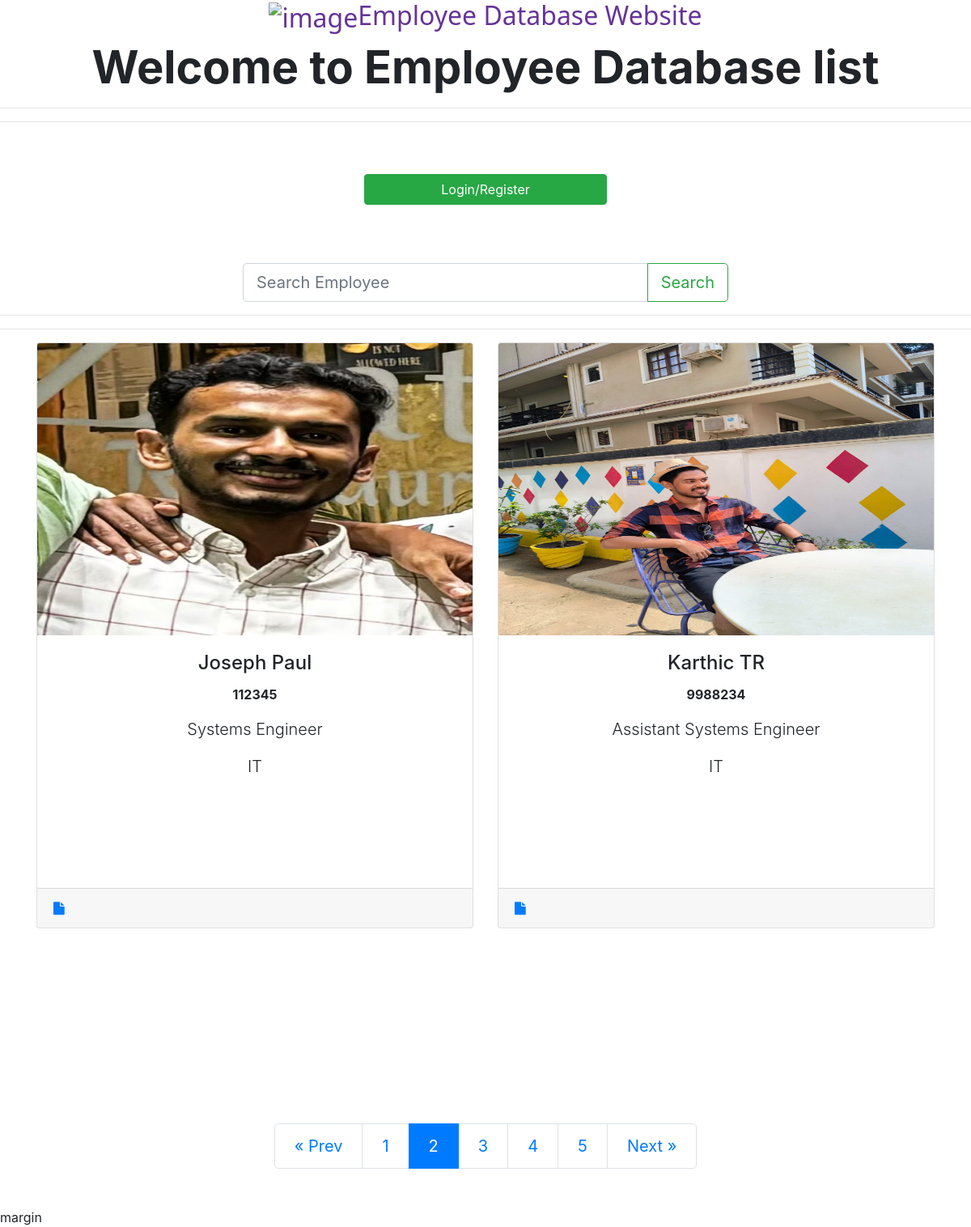
Screenshot of /?page=2 with the database file from the repository.
### EmployeeDbase/models.py (models this page shows, shortened)
class EmployeeDatabase(models.Model):
    user = models.OneToOneField(User, on_delete=models.CASCADE, null=True, blank=True)
    name = models.CharField(max_length=25, null=True, blank=True)
    employee_id = models.IntegerField(null=True, blank=True)
    designation = models.CharField(max_length=50, null=True, blank=True)
    department = models.CharField(max_length=50, null=True, blank=True)
    salaryLPA = models.IntegerField(null=True, blank=True)
    experience_tuple = (
        ('0',"Beginner"),
        ('1',"1 year"),
        ('2',"2 years"),
        ('3',"3 years"),
        ('4',"more than 3 years")
    )
    profile_img = models.ImageField(null=True, blank=True, default='employee_logo.jpg')
    total_experience = models.CharField(max_length=30,choices=experience_tuple, null=True, blank=True)
    skillset = models.ManyToManyField('SkillSet', null=True, blank=True)
    created_timestamp = models.DateTimeField(auto_now_add=True)
    id = models.UUIDField(default=uuid.uuid4, unique=True, primary_key=True, editable=False)
    class Meta:
        ordering = ['created_timestamp']

### EmployeeDbase/views.py (the view)
# urls.py: path('', views.callHomePage, name="Home"),
def callHomePage(request):
    EmployeeDatabaseItem, search_query = SerachItem(request)
    EmployeeDatabaseItem, custom_range, paginator = Paginate(request, EmployeeDatabaseItem)
    return render(request, 'EmployeeDbase/Homepage.html',
                  {'employee_datas':EmployeeDatabaseItem, 'search_query':search_query, 'paginator':paginator, 'custom_range':custom_range})

### EmployeeDbase/utils.py (called while the page is built)
def SerachItem(request):
    search_query = ''
    if request.GET.get('search_query'):
        search_query = request.GET.get('search_query')
    EmployeeDatabaseItem = EmployeeDatabase.objects.distinct().filter(Q(name__icontains=search_query) | Q(employee_id__startswith=search_query)
                                                           |Q(designation__startswith=search_query))
    return EmployeeDatabaseItem, search_query

def Paginate(request, EmployeeDatabaseItem):
    page = request.GET.get('page')
    no_of_items = 2
    paginator = Paginator(EmployeeDatabaseItem, no_of_items)
    try:
        EmployeeDatabaseItem = paginator.page(page)
    except PageNotAnInteger:
        page = 1
        EmployeeDatabaseItem = paginator.page(page)
    except EmptyPage:
        page = paginator.num_pages
        EmployeeDatabaseItem = paginator.page(page)
    left_index = int(page)-4
    if left_index<1:
        left_index=1
    right_index = int(page)+4
    if right_index > paginator.num_pages:
        right_index = paginator.num_pages+1
    custom_range = range(left_index,right_index)
    return EmployeeDatabaseItem, custom_range, paginator

### EmployeeDbase/templates/EmployeeDbase/Homepage.html (shortened to what this page needs)
<!DOCTYPE html>
<html lang="en">
<head>
    <link rel="stylesheet" href="https://cdnjs.cloudflare.com/ajax/libs/font-awesome/4.7.0/css/font-awesome.min.css">
    {% load static %}
    <link rel="stylesheet" href="https://cdn.jsdelivr.net/npm/bootstrap@4.6.2/dist/css/bootstrap.min.css">
</head>
<body>
    {% include 'mainnav.html' %}
    <h3 class="display-4 text-center font-weight-bold" >Welcome to Employee Database list</h3>
    <hr>
    <hr>
    <div class="d-flex flex-row justify-content-center">
    {% if request.user.is_authenticated %}
    <a class="btn btn-success btn-block text-center w-25  m-5" href="{% url 'add-employee' %}">Add New Employee</a>
    <a class="btn btn-success btn-block text-center w-25  m-5" href="{% url 'logout' %}">Logout</a>
    <a href="{% url 'change-password' %}" class="btn btn-info btn-block text-center w-25 m-5">Change Password</a>
    {% else %}
    <a class="btn btn-success btn-block text-center w-25  m-5" href="{% url 'login' %}">Login/Register</a>
    {% endif %}
    </div>
    <br>
    <form action="" method="get">
    <div class="input-group input-group-lg form-group align-self-center w-50 m-auto">
        <input class="form-control" type="text" name="search_query" id="SearchForm" placeholder="Search Employee" value={{search_query}} >
        <div class="input-group-append">
        <button class="btn btn-outline-success" type="submit">Search</button>
    </div>
    </div>
    </form>
    <hr>
    <hr>
    <div class="container">
        <div class="row">
        {% for employee in employee_datas %}
        <div class="col-6">
            <div class="card w-100 h-75 text-center">
                <img class="card-img-top h-50" src={{employee.profile_img.url}} alt="profile_img">
                <div class="card-body">
                    <h4 class="card-title">{{employee.name}}</h4>
                    <p class="card-text lea font-weight-bold">{{employee.employee_id}}</p>
                    <p class="card-text lead">{{employee.designation}}</p>
                    <p class="card-text lead">{{employee.department}}</p>
                </div>
                <div class="card-footer">
                    <div class="d-flex">
                        <div class="mr-auto"><a href="{% url 'Employee' employee.name %}"><i class="fa fa-file"></i></a></div>
                    </div>
                </div>
            </div>
        </div>
        {% endfor %}
    </div>
    </div>
    {% if employee_datas.has_other_pages %}
    <ul class="pagination pagination-lg justify-content-center">
        {% if employee_datas.has_previous %}
        <li class="page-item">
            <a class="page-link" href="?page={{employee_datas.previous_page_number}}{% if search_query %}&search_query={{ search_query }}{% endif %}">
              <span>&laquo; Prev</span>
            </a>
          </li>
        {%endif%}
        {% for page in custom_range %}
        {% if page == employee_datas.number %}
        <li class="page-item active"><a class="page-link" href="?page={{page}}{% if search_query %}&search_query={{ search_query }}{% endif %}">{{page}} </a></li>
        {% else %}
        <li class="page-item "><a class="page-link" href="?page={{page}}{% if search_query %}&search_query={{ search_query }}{% endif %}">{{page}}</a></li>
        {% endif %}
        {% endfor %}
        {% if employee_datas.has_next %}
        <li class="page-item">
            <a class="page-link" href="?page={{employee_datas.next_page_number}}{% if search_query %}&search_query={{ search_query }}{% endif %}">
              <span>Next &raquo;</span>
            </a>
          </li>
        {% endif %}
    </ul>
    {%endif%}
      <div class="mt-5">margin</div>
</body>
</html>

### rows the page displays
EmployeeDatabase: profile_img (picture), name "Joseph Paul", employee_id "112345", designation "Systems Engineer", department "IT"
EmployeeDatabase: profile_img (picture), name "Karthic TR", employee_id "9988234", designation "Assistant Systems Engineer", department "IT"

### other values shown
{{ page }} "1" "3" "4" "5"
{{ page }} "2"
